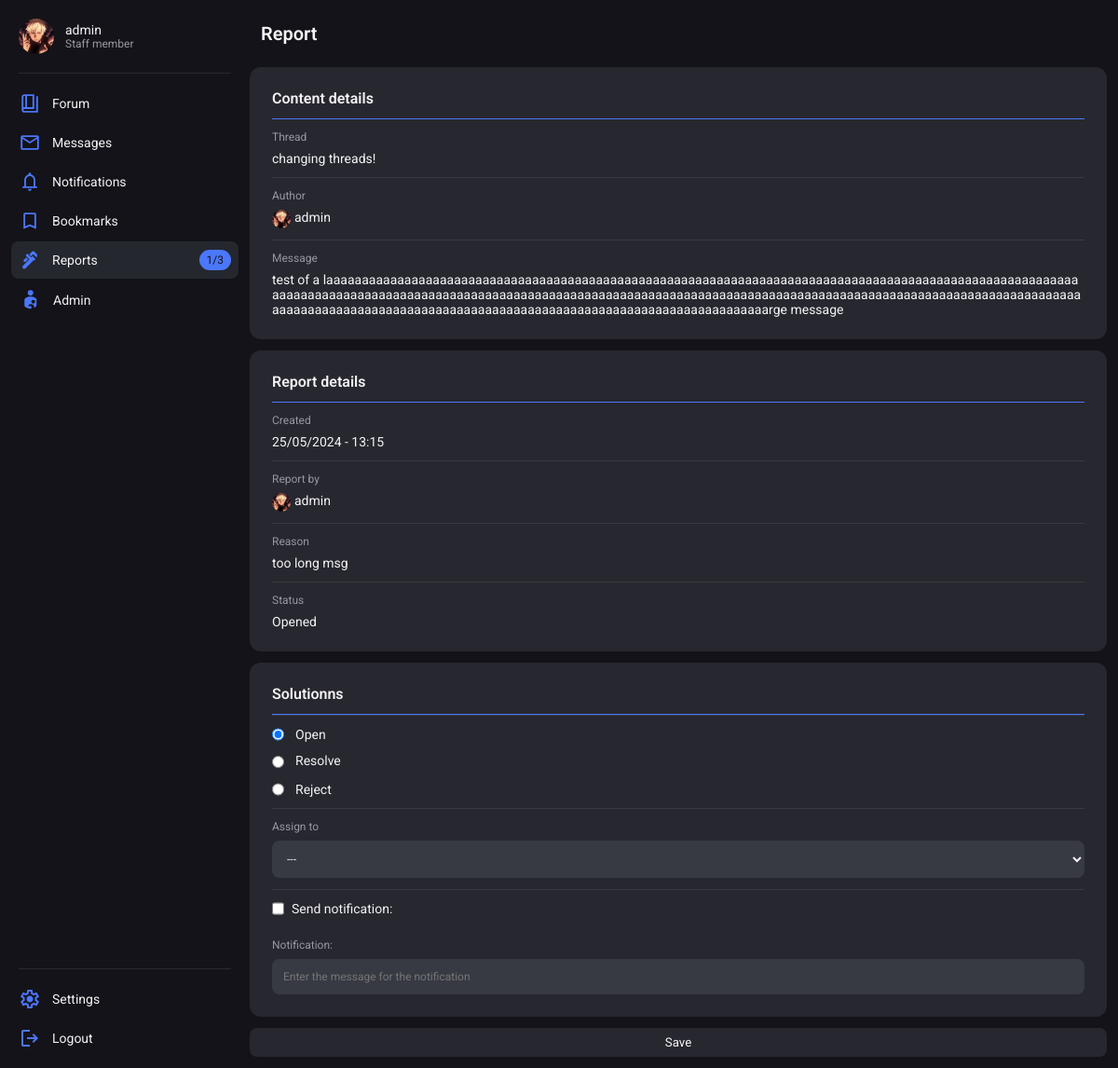
Screenshot of /moderation/15/ (signed in) with the database file from the repository.
### users/models.py (models this page shows, shortened)
class Profile(models.Model):
    user = models.OneToOneField(User, on_delete=models.CASCADE)
    title = models.CharField(max_length=100, null=True, blank=True, default="Member")
    info = models.CharField(max_length=200, null=True, blank=True)
    profile_picture = models.CharField(max_length=225, null=True, blank=True, default="default.svg")
    warnings = models.SmallIntegerField(default=0)
    active_notifications = models.IntegerField(default=0)
    is_banned = models.BooleanField(default=False)
    banned_by = models.ForeignKey(User, related_name='banned_by', null=True, blank=True, on_delete=models.SET_NULL)
    ban_reason = models.TextField(null=True, blank=True)
    ban_time = models.DateTimeField(null=True, blank=True)

### moderation/models.py (models this page shows, shortened)
class Report(models.Model):
    content = models.ForeignKey(Message, on_delete=models.SET_NULL, null=True, blank=True)
    user = models.ForeignKey(User, on_delete=models.SET_NULL, null=True, blank=True)
    reason = models.TextField()
    is_closed = models.BooleanField(default=False)
    is_resolved = models.BooleanField(default=False)
    is_rejected = models.BooleanField(default=False)
    assigned_to = models.ForeignKey(User, related_name="assigned_to", on_delete=models.SET_NULL, null=True, blank=True, default=None)
    closed_by = models.ForeignKey(User, related_name="closed_by", on_delete=models.SET_NULL, null=True, blank=True, default=None)
    is_notified = models.BooleanField(default=False)
    notification = models.CharField(max_length=250, blank=True, null=True)
    time_changed = models.DateTimeField(null=True, blank=True)
    time_created = models.DateTimeField(default=datetime.now())

### forum/models.py (models this page shows, shortened)
class Message(models.Model):
    thread = models.ForeignKey(Thread, on_delete=models.CASCADE)
    user = models.ForeignKey(User, on_delete=models.CASCADE)
    message = models.TextField()
    is_start = models.BooleanField(default=False)
    upvotes = models.PositiveIntegerField(null=True, blank=True, default=0)
    downvotes = models.PositiveIntegerField(null=True, blank=True, default=0)
    is_solution = models.BooleanField(default=False)
    is_visible = models.BooleanField(default=True)
    deleted_by = models.ForeignKey(User, on_delete=models.SET_NULL, blank=True, null=True, related_name="deleted_by")
    invis_reason = models.TextField(blank=True, null=True)
    time_created = models.DateTimeField(default=datetime.now())
    time_changed = models.DateTimeField(null=True, blank=True)
    changer = models.ForeignKey(User, on_delete=models.SET_NULL, null=True, blank=True, related_name="changer")

class Thread(models.Model):
    user = models.ForeignKey(User, on_delete=models.SET_NULL, null=True)
    title = models.CharField(max_length=225)
    slug = models.SlugField(max_length=225, blank=True, null=True)
    node = models.ForeignKey(Node, on_delete=models.CASCADE)
    is_closed = models.BooleanField(default=False)
    is_visible = models.BooleanField(default=True)
    is_pinned = models.BooleanField(default=False)
    msg_amount = models.IntegerField(blank=True, null=True, default=1)
    invis_reason = models.TextField(blank=True, null=True)
    deleted_by = models.ForeignKey(User, on_delete=models.SET_NULL, null=True, blank=True, related_name="thread_deleted_by")
    time_created = models.DateTimeField(default=datetime.now())
    time_changed = models.DateTimeField(null=True, blank=True)

### moderation/views.py (the view, shortened to what this page needs)
# urls.py: path('<int:id>/', report_details, name="report_details")
@permission_required('moderation.view_report', raise_exception=False)
def report_details(request, id):
    try:
        report = Report.objects.get(id=id)
        desired_permissions = Permission.objects.filter(codename='change_report')
        users_with_permissions = User.objects.filter(
            Q(user_permissions__in=desired_permissions) |
            Q(groups__permissions__in=desired_permissions) |
            Q(is_staff=True)
        ).distinct()
    except:
        return render(request, 'error.html')
    context = {
        "report":report,
        "moderators": users_with_permissions
        }
    return render(request, 'report_details.html', context)

### moderation/templates/report_details.html (shortened to what this page needs)
{% extends 'base.html' %}
{% block style %}
    {% load static %}
    <link rel="stylesheet" href="{% static 'moderation.css' %}">
    <link rel="stylesheet" href="{% static 'forum.css' %}">
{% endblock %}
{% block header %}
    <header>
        <h2 class="title">Report</h2>
    </header>
{% endblock %}
{% block content %}
    <div class="container" style="gap: 12px;">
        <div class="card">
            <div class="wrapper cardHeader">
                <h2 class="cardTitle">Content details</h2>
            </div>
            <div class="cardLine"></div>
            <div class="container cardSection">
                <p class="meta">Thread</p>
                <a class="text" href="{% url 'thread' report.content.thread.node.slug report.content.thread.slug report.content.thread.id %}">{{ report.content.thread.title }}</a>
            </div>
            <div class="cardLine"></div>
            <div class="container cardSection">
                <p class="meta">Author</p>
                <a class="themeCardProfileCon wrapper" href="{% url 'profile_view' report.content.user.id %}">
                    <img src="{{media_url}}{{ report.content.user.profile.profile_picture }}" alt="" class="themeCardSectionProfilePicture">
                    {% if report.content.user.profile.is_banned and perms.users.view_profile %}
                        <p class="text"><del>{{ report.content.user.username }}</del></p>
                    {% else %}
                        <p class="text">{{ report.content.user.username }}</p>
                    {% endif %}
                </a>
            </div>
            <div class="cardLine"></div>
            <div class="container cardSection">
                <p class="meta">Message</p>
                <a class="text" href="{% url 'thread' report.content.thread.node.slug report.content.thread.slug report.content.thread.id %}#{{report.content.id}}">{{ report.content.message }}</a>
            </div>
        </div>
        <div class="card">
            <div class="wrapper cardHeader">
                <h2 class="cardTitle">Report details</h2>
            </div>
            <div class="cardLine"></div>
            <div class="container cardSection">
                <p class="meta">Created</p>
                <p class="text">{{ report.time_created|date:"d/m/Y - H:i" }}</p>
            </div>
            <div class="cardLine"></div>
            <div class="container cardSection">
                <p class="meta">Report by</p>
                <a class="themeCardProfileCon wrapper" href="{% url 'profile_view' report.user.id %}">
                    <img src="{{media_url}}{{report.user.profile.profile_picture}}" alt="" class="themeCardSectionProfilePicture">
                    {% if perms.users.view_profile and report.user.profile.is_banned %}
                        <p class="text"><del>{{ report.user }}</del></p>
                    {% else %}
                        <p class="text">{{ report.user }}</p>
                    {% endif %}
                </a>
            </div>
            <div class="cardLine"></div>
            <div class="container cardSection">
                <p class="meta">Reason</p>
                <p class="text">{{ report.reason }}</p>
            </div>
            <div class="cardLine"></div>
            <div class="container cardSection">
                <p class="meta">Status</p>
                <div class="themeCardProfileCon wrapper">
                    {% if report.is_closed %}
                    <img src="{{media_url}}{{report.closed_by.profile.profile_picture}}" alt="" class="themeCardSectionProfilePicture">
                    <p class="text">
                        {% if report.is_resolved %}
                            resolved
                                {% if perms.users.view_profile and report.closed_by.profile.is_banned %}
                                    (<a class="text" href="{% url 'profile_view' report.closed_by.id %}"><del>{{ report.closed_by.username }}</del></a>)
                                {% else %}
                                    (<a class="text" href="{% url 'profile_view' report.closed_by.id %}">{{ report.closed_by.username }}</a>)
                                {% endif %}
                        {% else %}
                            rejected
                                {% if perms.users.view_profile and report.closed_by.profile.is_banned %}
                                    (<a class="text" href="{% url 'profile_view' report.closed_by.id %}"><del>{{ report.closed_by.username }}</del></a>)
                                {% else %}
                                    (<a class="text" href="{% url 'profile_view' report.closed_by.id %}">{{ report.closed_by.username }}</a>)
                                {% endif %}
                        {% endif %}
                    </p>
                </div>
                {% else %}
                {% if report.assigned_to %}
                <a class="themeCardProfileCon wrapper" style="align-items: center;" href="{% url 'profile_view' report.assigned_to.id %}">
                    <img src="{{media_url}}{{report.assigned_to.profile.profile_picture}}" alt="" class="themeCardSectionProfilePicture">
                    {% if perms.users.view_profile and report.assigned_to.profile.is_banned %}
                        <p class="text">Assigned to <del>{{ report.assigned_to.username }}</del></p>
                    {% else %}
                        <p class="text" >Assigned to {{ report.assigned_to.username }}</p>
                    {% endif %}
                </a>
                {% else %}
                    <p class="text">
                        Opened
                    </p>
                {% endif %}
                {% endif %}
            </div>
        </div>
    </div>
    {% if not report.is_closed %}
        <form class="container" action="{% url 'report_details' report.id %}" method="post" style="gap: 12px;">
            <div class="container reportDetailsForm">
                <div class="cardHeader">
                    <h2 class="cardTitle">Solutionns</h2>
                </div>
                <div class="cardLine"></div>
                <div class="cardLine"></div>
                <div class="container cardSection" style="gap: 12px;">
                    <div class="wrapper" style="gap: 12px;">
                        <input type="radio" name="status" id="open" value="open" checked>
                        <label class="text" for="open">Open</label>
                    </div>
                    <div class="wrapper" style="gap: 12px;">
                        <input type="radio" name="status" id="resolve" value="resolve">
                        <label class="text" for="resolve">Resolve</label> <br>
                    </div>
                    <div class="wrapper" style="gap: 12px;">
                        <input type="radio" name="status" id="reject" value="reject">
                        <label class="text" for="reject">Reject</label>
                    </div>
                </div>
                <div class="cardLine"></div>
                <div class="container cardSection">
                    <label class="meta" for="">Assign to</label>
                    <select class="moderationSelect" name="assigned_to" id="">
                        <option value="">---</option>
                    </select>
                </div>
                <div class="cardLine"></div>
                <div class="wrapper cardSection">
                    <input type="checkbox" name="is_notified" id="is_notified">
                    <label class="text" for="is_notified">Send notification:</label>
                </div>
                <div class="container cardSection">
                    <label class="meta" for="notification">Notification:</label>
                    <input class="moderationInput" type="text" name="notification" id="notification" placeholder="Enter the message for the notification" readonly>
                </div>
            </div>
            <button class="largeBtn" type="submit">Save</button>
        </form>
    {% endif %}
{% endblock %}

### base/templates/base.html (shortened to what this page needs)
<!DOCTYPE html>
<html lang="en">
<head>
    {% load static %}
    {% if request.user.is_authenticated %}
        <link rel="stylesheet" href="{% static 'themes/theme_' %}{{request.user.preference.color_theme}}.css">
    {% else %}
        <link rel="stylesheet" href="{% static 'themes/theme_0.css' %}">
    {% endif %}
    <link rel="stylesheet" href="{% static 'style.css' %}">
    {% block style %}{% endblock %}
</head>
<body>
    <nav>
        {% if request.user.is_authenticated %}
            <div class="container navBtnContainer" id="navConProfile">
                <a class="wrapper navBtn" href="{% url 'profile_view' request.user.id %}">
                    {%  if avatar_path %}
                        <img class="navBtnAvatar" src="{{ avatar_path }}" alt="">
                    {% else %}
                        <img src="{% static 'assets/missing_avatar.svg' %}" alt="">
                    {% endif %}
                    <div class="container">
                        <span class="text">{{ request.user.username }}</span>
                        <span class="meta">{{request.user.profile.title}}</span>
                    </div>
                </a>
            </div>
            <div class="navLine"></div>
            <div class="container navBtnContainer" id="navConMain">
                <a class="wrapper navBtn {% if current_tab == 'forum' %}focus{% endif %}" href="{% url 'forum_main' %}">
                    <span class="text">Forum</span>
                </a>
                <a class="wrapper navBtn space {% if current_tab == 'message' %}focus{% endif %}" href="{% url 'messages_main' %}">
                    <div class="wrapper navBtnMainContainer">
                        <span class="text">Messages</span>
                    </div>
                </a>
                <a class="wrapper navBtn space {% if current_tab == 'notifications' %}focus{% endif %}" href="{% url 'notifications' %}">
                    <div class="wrapper navBtnMainContainer">
                        <span class="text">Notifications</span>
                    </div>
                </a>
                <a class="wrapper navBtn {% if current_tab == 'bookmarks' %}focus{% endif %}" href="{% url 'bookmarks_main' %}">
                    <span class="text">Bookmarks</span>
                </a>
                {% if perms.moderation.view_reports %}
                <a class="wrapper navBtn space {% if current_tab == 'moderation' %}focus{% endif %}" href="{% url 'moderation_main' %}">
                    <div class="wrapper navBtnMainContainer">
                        <span class="text">Reports</span>
                    </div>
                    {% if reports_amount > 0 %}
                        {% if assigned_reports > 0 %}
                            <p class="navNotificationBadge">{{assigned_reports}}/{{reports_amount}}</p>
                        {% else %}
                            <p class="navNotificationBadge">{{reports_amount}}</p>
                        {% endif %}
                    {% endif %}
                </a>
                {% endif %}
                {% if request.user.is_staff %}
                <a class="wrapper navBtn" href="{% url 'admin:index' %}">
                    <span class="text">Admin</span>
                </a>
                {% endif %}
            </div>
            <div class="navLine"></div>
            <div class="container navBtnContainer" id="navConOptions">
                <a class="wrapper navBtn" href="{% url 'profile_edit' request.user.id %}">
                    <span class="text">Settings</span>
                </a>
                <a class="wrapper navBtn" href="{% url 'logout_user' %}">
                    <span class="text">Logout</span>
                </a>
            </div>
        {% endif %}
    </nav>
    <div class="main">
        {% block header %}{% endblock %}
        {% block content %}{% endblock %}
    </div>
</body>
</html>

### rows the page displays
Report: content.thread "changing threads!", content.user.profile.profile_picture (picture), content.user.username "admin", content.message "test of a laaaaaaaaaaaaaaaaaaaaaaaaaaaaaaaaaaaaaaaaaaaaaaaaaaaaaaaaaaaaaaaaaaaaaaaaaaaaaaaaaaaaaaaaaaaaaaaaaaaaaaaaaaaaaaaaaaaaaaaaaaaaaaaaaaaaaaaaaaaaaaaaaaaaaaaaaaaaaaaaaaaaaaaaaaaaaaaaaaaaaaaaaaaaaaaaaaaaaaaaaaaaaaaaaaaaaaaaaaaaaaaaaaaaaaaaaaaaaaaaaaaaaaaaaaaaaaaaaaaaaaaaaaaaaaaaaaaaaaaaaaaaaaaaaarge message", time_created "25/05/2024 - 13:15", user.profile.profile_picture (picture), user "admin", reason "too long msg"

### other values shown
{{ request.user.username }} "admin"
{{ request.user.profile.title }} "Staff member"
{{ assigned_reports }} "1"
{{ reports_amount }} "3"
